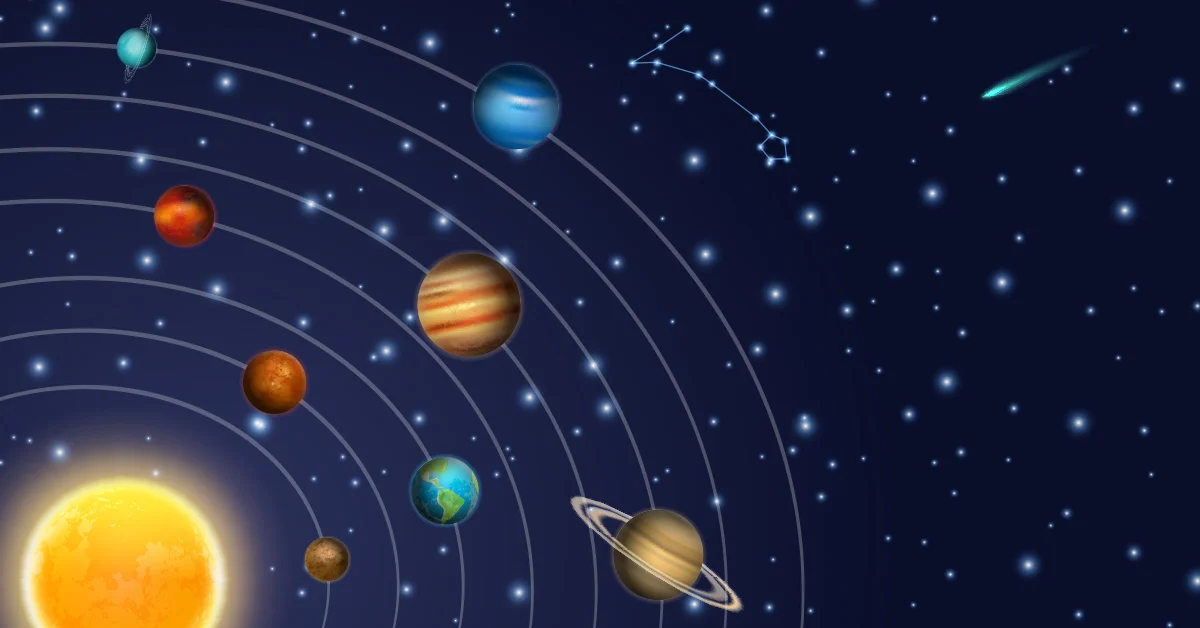
#> input picture Image Processing/uzay.jpg, 1200 x 628 px
$ python main.py
#> lines starting #> are read from the running program, lines starting #| are printed output that depends on the picture; after the words box and inside, x2 and y2 are one past the last pixel; in counts of white or black regions, pixels touching at a corner belong together
import cv2
import numpy as np
from matplotlib import pyplot as plt

img = cv2.imread("uzay.jpg")
#> img is the input picture: shape (628, 1200, 3); mean B, G, R 62, 40.1, 37.7
img_gray = cv2.cvtColor(img,cv2.COLOR_BGR2GRAY)
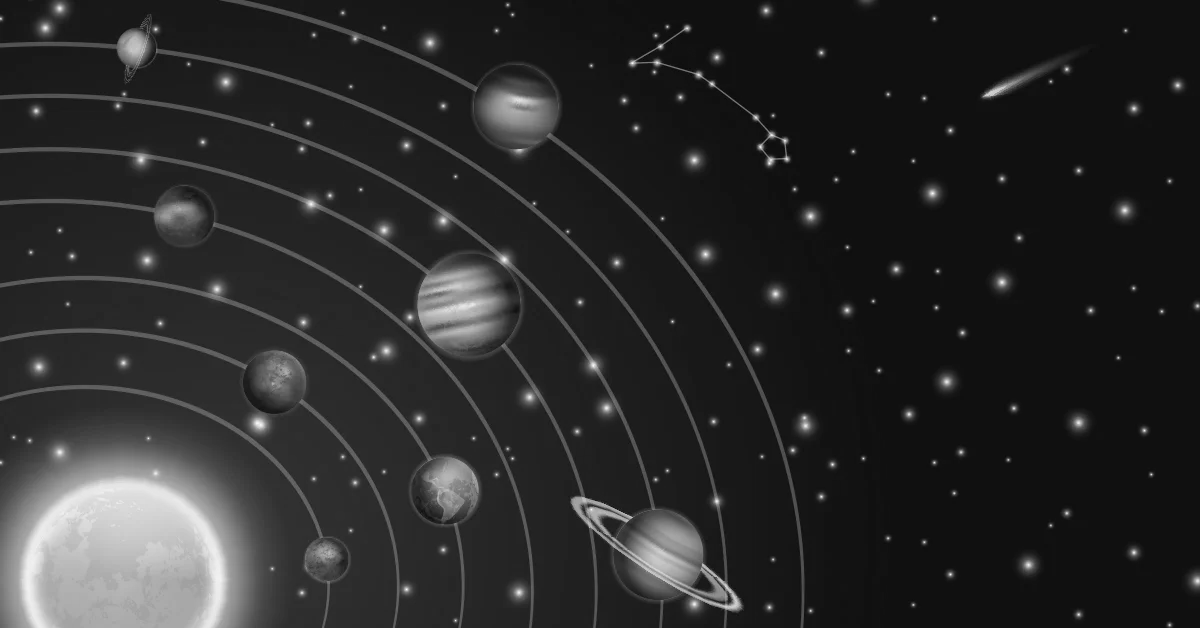
#> img_gray: shape (628, 1200); min 6, max 250, mean 41.7
ret, img_thresh = cv2.threshold(img_gray,90,255,cv2.THRESH_BINARY)
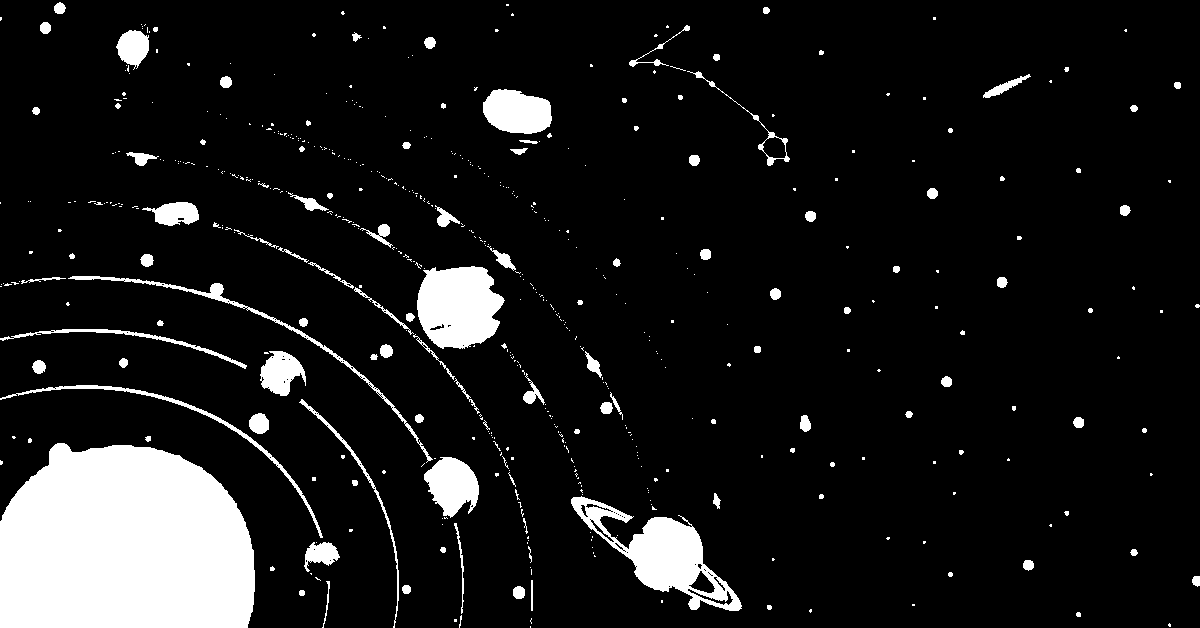
#> img_thresh: shape (628, 1200); 10.1% white; 551 white regions (434 under 20 px), largest, box (x1, y1, x2, y2) and area: (0, 443, 255, 628) 40870, (571, 496, 742, 611) 6446, (417, 266, 505, 349) 5581
cv2.imshow("Thresh img",img_thresh)


kernel = np.ones((5,5),dtype=np.uint8)
img_erode = cv2.erode(img_thresh,kernel,iterations=1)    # erozyon
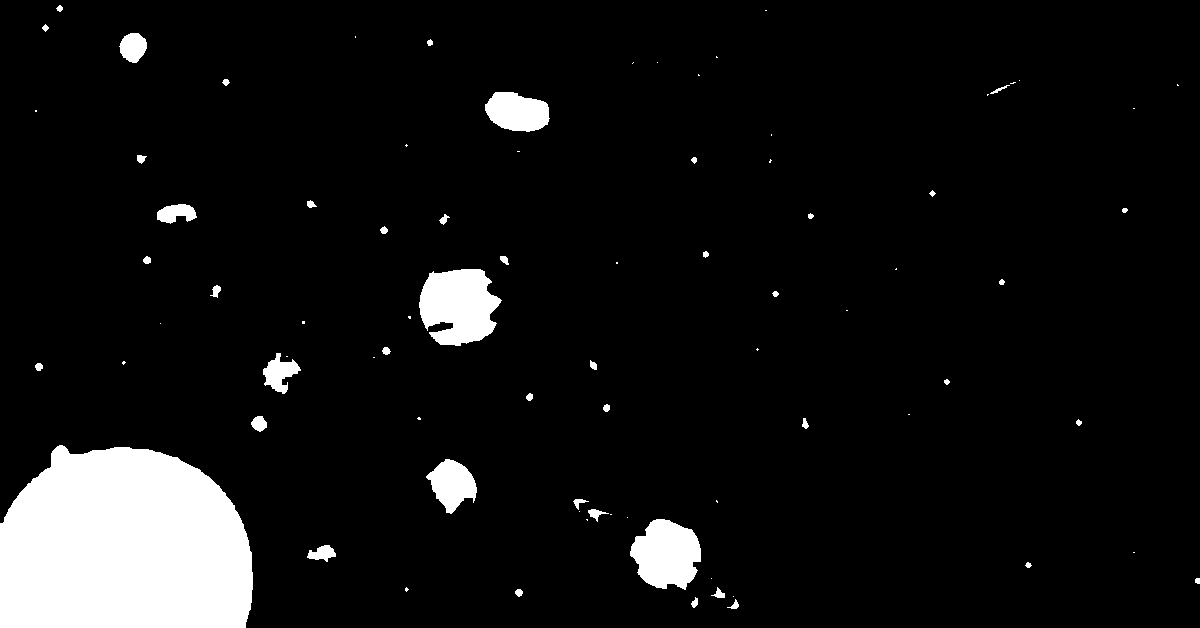
#> img_erode: shape (628, 1200); 7.4% white; 82 white regions (37 under 20 px), largest, box (x1, y1, x2, y2) and area: (0, 445, 253, 628) 39796, (419, 269, 502, 346) 4684, (630, 519, 701, 590) 3642
img_dilate = cv2.dilate(img_thresh,kernel,iterations=1)  # genişleme
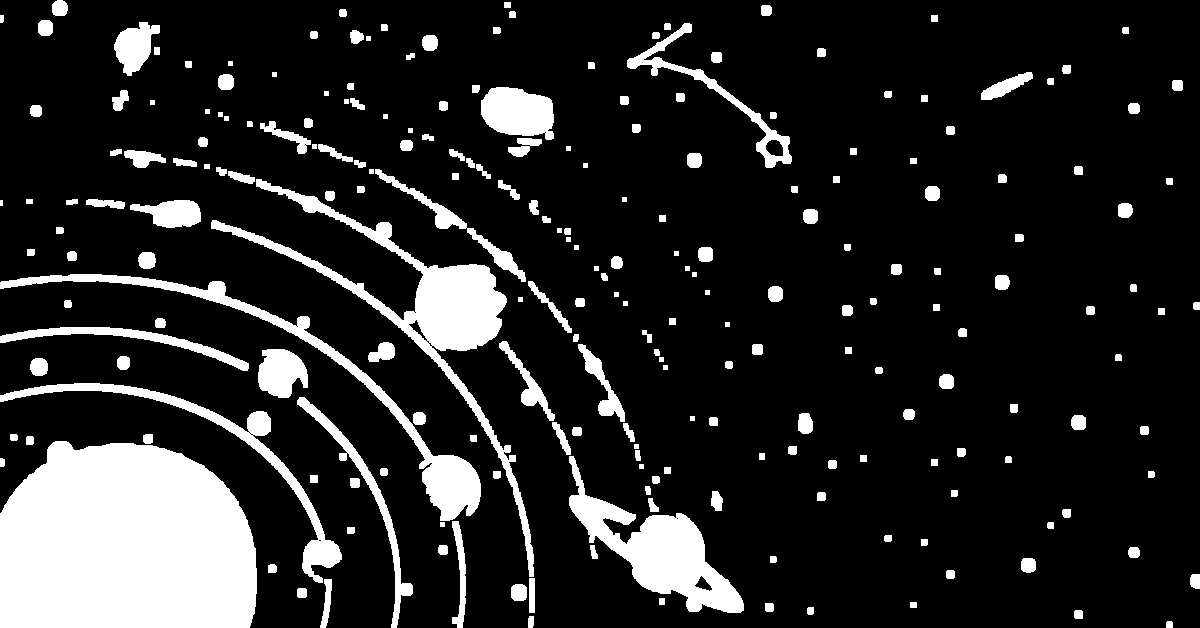
#> img_dilate: shape (628, 1200); 15.1% white; 229 white regions (1 under 20 px), largest, box (x1, y1, x2, y2) and area: (0, 441, 257, 628) 41951, (211, 179, 534, 577) 12477, (569, 456, 744, 613) 8912
cv2.imshow("Erode img",img_erode)
cv2.imshow("Dilate img",img_dilate)


img_opening = cv2.dilate(img_erode,kernel,iterations=1)     # açma (erozyon + genişletme)
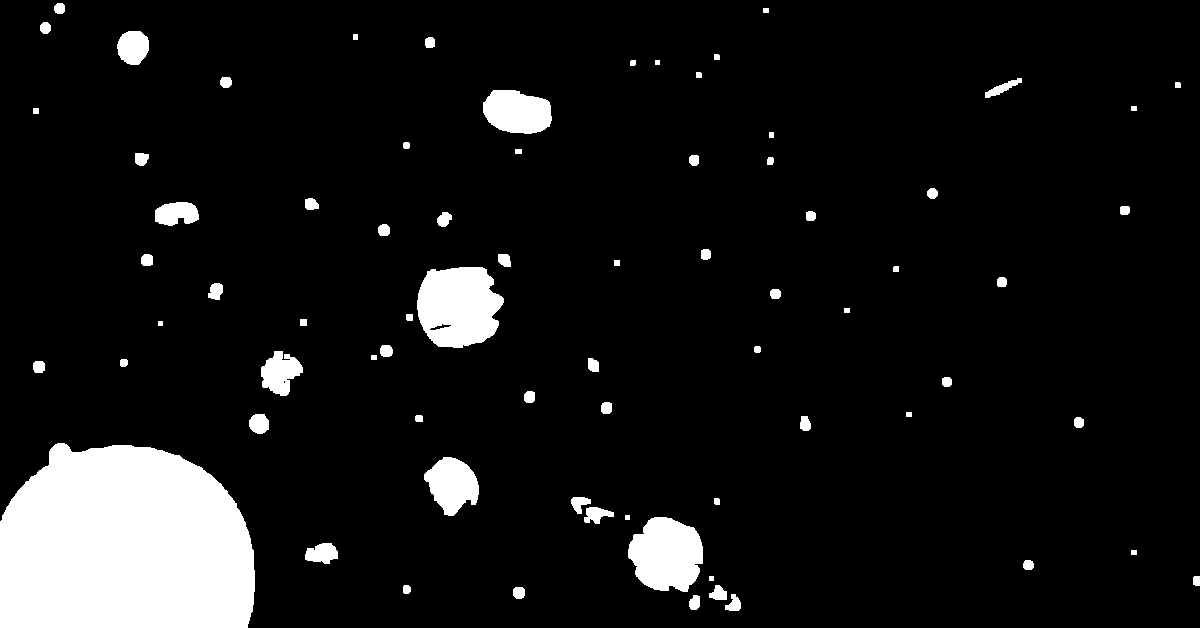
#> img_opening: shape (628, 1200); 8.6% white; 74 white regions, largest, box (x1, y1, x2, y2) and area: (0, 443, 255, 628) 40870, (417, 267, 504, 348) 5523, (628, 517, 703, 592) 4278
img_closing = cv2.erode(img_dilate,kernel,iterations=1)     # kapatma (genişletme + erozyon)
#> img_closing: shape (628, 1200); 10.3% white; 340 white regions (231 under 20 px), largest, box (x1, y1, x2, y2) and area: (0, 443, 255, 628) 40881, (571, 485, 742, 611) 6957, (213, 222, 505, 436) 6841
alternative_img_opening = cv2.morphologyEx(img_thresh,cv2.MORPH_OPEN,kernel)    # açma (erozyon + genişletme)
alternative_img_closing = cv2.morphologyEx(img_thresh,cv2.MORPH_CLOSE,kernel)   # kapatma (genişletme + erozyon)
cv2.imshow("Open img",img_opening)
cv2.imshow("Close img",img_closing)


img_gradiant = img_dilate - img_erode
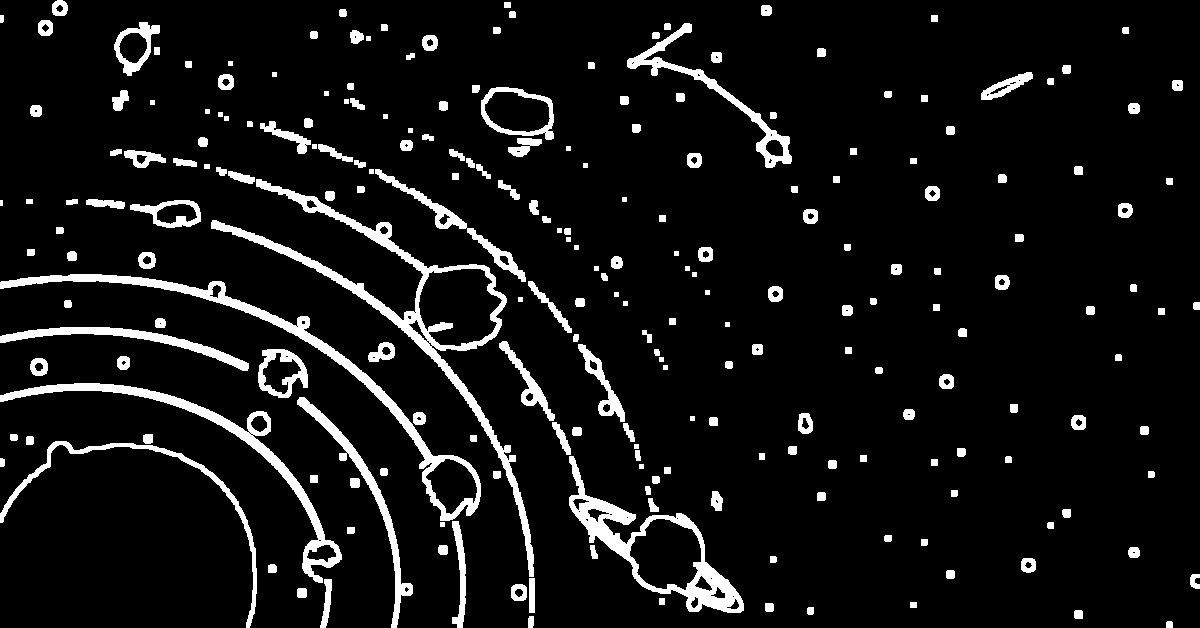
#> img_gradiant: shape (628, 1200); 7.7% white; 229 white regions (1 under 20 px), largest, box (x1, y1, x2, y2) and area: (211, 179, 534, 577) 7691, (0, 274, 481, 521) 5638, (569, 456, 744, 613) 4910
cv2.imshow("Gradiant img",img_gradiant)

cv2.waitKey(0)
